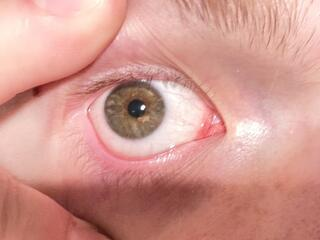
#> input picture app-tests/pico-w-test-script/eye.jpg, 320 x 240 px; its folder holds only this picture in this run
$ python -i 3dtracker_test.py   (imports and definitions only)
#> lines starting #> are read from the running program, lines starting #| are printed output that depends on the picture; after the words box and inside, x2 and y2 are one past the last pixel; in counts of white or black regions, pixels touching at a corner belong together
#> further down, picture is the input picture: shape (240, 320, 3); mean B, G, R 143.4, 152.5, 209.5
import cv2
import random
import math
import numpy as np
import os
import tkinter as tk
from tkinter import ttk, filedialog
import sys
import time

try:
    import gl_sphere
    GL_SPHERE_AVAILABLE = True
except ImportError:
    GL_SPHERE_AVAILABLE = False
    print("gl_sphere module not found. OpenGL rendering will be disabled.")

ray_lines = []
model_centers = []
max_rays = 100
prev_model_center_avg = (320,240)
max_observed_distance = 0  # Initialize adaptive radius

# Function to detect available cameras
# [8 lines left out: function detect_cameras, not called in this run]

# Crop the image to maintain a specific aspect ratio (width:height) before resizing.
def crop_to_aspect_ratio(image, width=640, height=480):
#> called with width = 640, height = 480
    current_height, current_width = image.shape[:2]
    desired_ratio = width / height
    current_ratio = current_width / current_height

    if current_ratio > desired_ratio:
        # Current image is too wide
        new_width = int(desired_ratio * current_height)
        offset = (current_width - new_width) // 2
        cropped_img = image[:, offset:offset + new_width]
    else:
        # Current image is too tall
        new_height = int(current_width / desired_ratio)
        offset = (current_height - new_height) // 2
        cropped_img = image[offset:offset + new_height, :]

    return cv2.resize(cropped_img, (width, height))

# Apply thresholding to an image
def apply_binary_threshold(image, darkestPixelValue, addedThreshold):
    threshold = darkestPixelValue + addedThreshold
    _, thresholded_image = cv2.threshold(image, threshold, 255, cv2.THRESH_BINARY_INV)
    return thresholded_image

# Finds a square area of dark pixels in the image
def get_darkest_area(image):
    ignoreBounds = 20
    imageSkipSize = 10
    searchArea = 20
    internalSkipSize = 5

    gray = cv2.cvtColor(image, cv2.COLOR_BGR2GRAY)
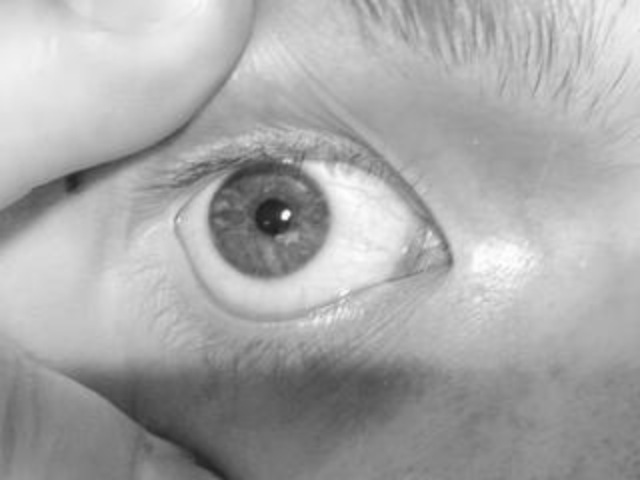
#> gray: shape (480, 640); min 30, max 254, mean 168.5
    min_sum = float('inf')
    darkest_point = None

    for y in range(ignoreBounds, gray.shape[0] - ignoreBounds, imageSkipSize):
        for x in range(ignoreBounds, gray.shape[1] - ignoreBounds, imageSkipSize):
            current_sum = 0
            num_pixels = 0
            for dy in range(0, searchArea, internalSkipSize):
                if y + dy >= gray.shape[0]:
                    break
                for dx in range(0, searchArea, internalSkipSize):
                    if x + dx >= gray.shape[1]:
                        break
                    current_sum += gray[y + dy][x + dx]
                    num_pixels += 1

            if current_sum < min_sum and num_pixels > 0:
                min_sum = current_sum
                darkest_point = (x + searchArea // 2, y + searchArea // 2)
#> after the loop, darkest_point = (270, 220); min_sum = 704

    return darkest_point

# Mask all pixels outside a square defined by center and size
def mask_outside_square(image, center, size):
    x, y = center
    half_size = size // 2

    mask = np.zeros_like(image)
    top_left_x = max(0, x - half_size)
    top_left_y = max(0, y - half_size)
    bottom_right_x = min(image.shape[1], x + half_size)
    bottom_right_y = min(image.shape[0], y + half_size)
    mask[top_left_y:bottom_right_y, top_left_x:bottom_right_x] = 255
    return cv2.bitwise_and(image, mask)

def optimize_contours_by_angle(contours, image):
    if len(contours) < 1:
        return contours

    # Holds the candidate points
    all_contours = np.concatenate(contours[0], axis=0)

    # Set spacing based on size of contours
    spacing = int(len(all_contours)/25)  # Spacing between sampled points

    # Temporary array for result
    filtered_points = []

    # Calculate centroid of the original contours
    centroid = np.mean(all_contours, axis=0)

    # Create an image of the same size as the original image
    point_image = image.copy()

    skip = 0

    # Loop through each point in the all_contours array
    for i in range(0, len(all_contours), 1):

        # Get three points: current point, previous point, and next point
        current_point = all_contours[i]
        prev_point = all_contours[i - spacing] if i - spacing >= 0 else all_contours[-spacing]
        next_point = all_contours[i + spacing] if i + spacing < len(all_contours) else all_contours[spacing]

        # Calculate vectors between points
        vec1 = prev_point - current_point
        vec2 = next_point - current_point

        with np.errstate(invalid='ignore'):
            # Calculate angles between vectors
            angle = np.arccos(np.dot(vec1, vec2) / (np.linalg.norm(vec1) * np.linalg.norm(vec2)))


        # Calculate vector from current point to centroid
        vec_to_centroid = centroid - current_point

        # Check if angle is oriented towards centroid
        # Calculate the cosine of the desired angle threshold (e.g., 80 degrees)
        cos_threshold = np.cos(np.radians(60))  # Convert angle to radians

        if np.dot(vec_to_centroid, (vec1+vec2)/2) >= cos_threshold:
            filtered_points.append(current_point)

    return np.array(filtered_points, dtype=np.int32).reshape((-1, 1, 2))

# Returns the largest contour that is not extremely long or tall
def filter_contours_by_area_and_return_largest(contours, pixel_thresh, ratio_thresh):
    max_area = 0
    largest_contour = None

    for contour in contours:
        area = cv2.contourArea(contour)
        if area >= pixel_thresh:
            x, y, w, h = cv2.boundingRect(contour)
            length_to_width_ratio = max(w / h, h / w)
            if length_to_width_ratio <= ratio_thresh:
                if area > max_area:
                    max_area = area
                    largest_contour = contour

    return [largest_contour] if largest_contour is not None else []
#Fits an ellipse to the optimized contours and draws it on the image.
# [15 lines left out: function fit_and_draw_ellipses, not called in this run]

#checks how many pixels in the contour fall under a slightly thickened ellipse
#also returns that number of pixels divided by the total pixels on the contour border
#assists with checking ellipse goodness
def check_contour_pixels(contour, image_shape, debug_mode_on):
    # Check if the contour can be used to fit an ellipse (requires at least 5 points)
    if len(contour) < 5:
        return [0, 0]  # Not enough points to fit an ellipse

    # Create an empty mask for the contour
    contour_mask = np.zeros(image_shape, dtype=np.uint8)
    # Draw the contour on the mask, filling it
    cv2.drawContours(contour_mask, [contour], -1, (255), 1)

    # Fit an ellipse to the contour and create a mask for the ellipse
    ellipse_mask_thick = np.zeros(image_shape, dtype=np.uint8)
    ellipse_mask_thin = np.zeros(image_shape, dtype=np.uint8)
    ellipse = cv2.fitEllipse(contour)

    # Draw the ellipse with a specific thickness
    cv2.ellipse(ellipse_mask_thick, ellipse, (255), 10) #capture more for absolute
    cv2.ellipse(ellipse_mask_thin, ellipse, (255), 4) #capture fewer for ratio

    # Calculate the overlap of the contour mask and the thickened ellipse mask
    overlap_thick = cv2.bitwise_and(contour_mask, ellipse_mask_thick)
    overlap_thin = cv2.bitwise_and(contour_mask, ellipse_mask_thin)

    # Count the number of non-zero (white) pixels in the overlap
    absolute_pixel_total_thick = np.sum(overlap_thick > 0)#compute with thicker border
    absolute_pixel_total_thin = np.sum(overlap_thin > 0)#compute with thicker border

    # Compute the ratio of pixels under the ellipse to the total pixels on the contour border
    total_border_pixels = np.sum(contour_mask > 0)

    ratio_under_ellipse = absolute_pixel_total_thin / total_border_pixels if total_border_pixels > 0 else 0

    return [absolute_pixel_total_thick, ratio_under_ellipse, overlap_thin]

#outside of this method, select the ellipse with the highest percentage of pixels under the ellipse
#TODO for efficiency, work with downscaled or cropped images
def check_ellipse_goodness(binary_image, contour, debug_mode_on):
    ellipse_goodness = [0,0,0] #covered pixels, edge straightness stdev, skewedness
    # Check if the contour can be used to fit an ellipse (requires at least 5 points)
    if len(contour) < 5:
        print("length of contour was 0")
        return 0  # Not enough points to fit an ellipse

    # Fit an ellipse to the contour
    ellipse = cv2.fitEllipse(contour)

    # Create a mask with the same dimensions as the binary image, initialized to zero (black)
    mask = np.zeros_like(binary_image)

    # Draw the ellipse on the mask with white color (255)
    cv2.ellipse(mask, ellipse, (255), -1)

    # Calculate the number of pixels within the ellipse
    ellipse_area = np.sum(mask == 255)

    # Calculate the number of white pixels within the ellipse
    covered_pixels = np.sum((binary_image == 255) & (mask == 255))

    # Calculate the percentage of covered white pixels within the ellipse
    if ellipse_area == 0:
        print("area was 0")
        return ellipse_goodness  # Avoid division by zero if the ellipse area is somehow zero

    #percentage of covered pixels to number of pixels under area
    ellipse_goodness[0] = covered_pixels / ellipse_area

    #skew of the ellipse (less skewed is better?) - may not need this
    axes_lengths = ellipse[1]  # This is a tuple (minor_axis_length, major_axis_length)
    major_axis_length = axes_lengths[1]
    minor_axis_length = axes_lengths[0]
    ellipse_goodness[2] = min(ellipse[1][1]/ellipse[1][0], ellipse[1][0]/ellipse[1][1])

    return ellipse_goodness

# Process frames for pupil detection
def process_frames(thresholded_image_strict, thresholded_image_medium, thresholded_image_relaxed, frame, gray_frame, darkest_point, debug_mode_on, render_cv_window):
    global ray_lines
    global max_rays
    global prev_model_center_avg
    global max_observed_distance

    kernel_size = 5
    kernel = np.ones((kernel_size, kernel_size), np.uint8)

    dilated_image = cv2.dilate(thresholded_image_medium, kernel, iterations=2)
    contours, _ = cv2.findContours(dilated_image, cv2.RETR_EXTERNAL, cv2.CHAIN_APPROX_SIMPLE)
    reduced_contours = filter_contours_by_area_and_return_largest(contours, 1000, 3)

    final_rotated_rect = ((0,0),(0,0),0)

    image_array = [thresholded_image_relaxed, thresholded_image_medium, thresholded_image_strict] #holds images
    name_array = ["relaxed", "medium", "strict"] #for naming windows
    final_image = image_array[0] #holds return array
    final_contours = [] #holds final contours
    ellipse_reduced_contours = [] #holds an array of the best contour points from the fitting process
    goodness = 0 #goodness value for best ellipse
    best_array = 0
    kernel_size = 5  # Size of the kernel (5x5)
    kernel = np.ones((kernel_size, kernel_size), np.uint8)
    gray_copy1 = gray_frame.copy()
    gray_copy2 = gray_frame.copy()
    gray_copy3 = gray_frame.copy()
    gray_copies = [gray_copy1, gray_copy2, gray_copy3]
    final_goodness = 0

    #iterate through binary images and see which fits the ellipse best
    for i in range(1,4):
        # Dilate the binary image
        dilated_image = cv2.dilate(image_array[i-1], kernel, iterations=2)#medium

        # Find contours
        contours, hierarchy = cv2.findContours(dilated_image, cv2.RETR_EXTERNAL, cv2.CHAIN_APPROX_SIMPLE)

        # Create an empty image to draw contours
        contour_img2 = np.zeros_like(dilated_image)
        reduced_contours = filter_contours_by_area_and_return_largest(contours, 1000, 3)

        #initialize variables
        center_x, center_y = None, None

        if len(reduced_contours) > 0 and len(reduced_contours[0]) > 5:
            current_goodness = check_ellipse_goodness(dilated_image, reduced_contours[0], debug_mode_on)
            ellipse = cv2.fitEllipse(reduced_contours[0])
            center_x, center_y = map(int, ellipse[0])
            if debug_mode_on: #show contours
                cv2.imshow(name_array[i-1] + " threshold", gray_copies[i-1])

            #in total pixels, first element is pixel total, next is ratio
            total_pixels = check_contour_pixels(reduced_contours[0], dilated_image.shape, debug_mode_on)

            cv2.ellipse(gray_copies[i-1], ellipse, (255, 0, 0), 2)  # Draw with specified color and thickness of 2
            font = cv2.FONT_HERSHEY_SIMPLEX  # Font type

            final_goodness = current_goodness[0]*total_pixels[0]*total_pixels[0]*total_pixels[1]

        if final_goodness > 0 and final_goodness > goodness:
            goodness = final_goodness
            ellipse_reduced_contours = total_pixels[2]
            best_image = image_array[i-1]
            final_contours = reduced_contours
            final_image = dilated_image

    test_frame = frame.copy()

    final_contours = [optimize_contours_by_angle(final_contours, gray_frame)]

    final_rotated_rect = None

    if final_contours and not isinstance(final_contours[0], list) and len(final_contours[0] > 5):
        ellipse = cv2.fitEllipse(final_contours[0])
        final_rotated_rect = ellipse

        # Store the new ray in the list
        ray_lines.append(final_rotated_rect)
        # **Prune rays if list exceeds max_rays**
        if len(ray_lines) > max_rays:
            num_to_remove = len(ray_lines) - max_rays
            ray_lines = ray_lines[num_to_remove:]  # Keep only the last `max_rays` elements

    model_center_average = (320,240)

    model_center = compute_average_intersection(frame, ray_lines, 5, 1500, 5)
    if model_center is not None:
        model_center_average = update_and_average_point(model_centers, model_center, 200)

    if model_center_average[0] == 320:
        model_center_average = prev_model_center_avg
    if model_center_average[0] != 0:
        prev_model_center_avg = model_center_average

    # Example safety check
    if center_x is None or center_y is None or model_center_average[0] is None or model_center_average[1] is None:
        return  # or skip this frame

    # Calculate the distance only if model_centers has at least 100 values
    if len(model_centers) >= 100 and center_x is not None:
        distance = math.sqrt((center_x - model_center_average[0]) ** 2 + (center_y - model_center_average[1]) ** 2)
        if distance > max_observed_distance:
            max_observed_distance = distance

    max_observed_distance = 202

    # Draw reference lines/ellipses
    cv2.circle(frame, model_center_average, int(max_observed_distance), (255, 50, 50), 2)  # Draw eye sphere (circle)
    cv2.circle(frame, model_center_average, 8, (255, 255, 0), -1)  # Draw eye center


    if final_rotated_rect is not None and center_x is not None and center_y is not None:
        cv2.line(frame, model_center_average, (center_x, center_y), (255, 150, 50), 2)  # # Draw line from eye center to ellipse center

    cv2.ellipse(frame, final_rotated_rect, (20, 255, 255), 2) #draw final ellipse on image

    # Calculate the extended endpoint of gaze line
    if final_rotated_rect is not None and center_x is not None and center_y is not None:
        # Compute the vector from model_center_average to center_x, center_y
        dx = center_x - model_center_average[0]
        dy = center_y - model_center_average[1]

        # Scale the vector by 1.2x
        extended_x = int(model_center_average[0] + 2 * dx)
        extended_y = int(model_center_average[1] + 2 * dy)

        # Draw the extended gaze line
        cv2.line(frame, (center_x, center_y), (extended_x, extended_y), (200, 255, 0), 3)


    if render_cv_window:
        cv2.imshow("Best Thresholded Image Contours on Frame", frame)


    if GL_SPHERE_AVAILABLE:
        gl_image = gl_sphere.update_sphere_rotation(center_x, center_y, model_center_average[0], model_center_average[1])
    #cv2.circle(frame, (center_x, center_y), 22, (255, 255, 0), -1)  # Draw intersection center

    # Call the function
    center, direction = compute_gaze_vector(center_x, center_y, model_center_average[0], model_center_average[1])

    if center is not None and direction is not None:
        origin_text = f"Origin: ({center[0]:.2f}, {center[1]:.2f}, {center[2]:.2f})"
        dir_text    = f"Direction: ({direction[0]:.2f}, {direction[1]:.2f}, {direction[2]:.2f})"

        # Set bottom-left corner for drawing text
        text_origin = (12, frame.shape[0] - 38)  # 40 pixels from bottom
        text_dir    = (12, frame.shape[0] - 13)  # 15 pixels from bottom
        text_origin2 = (10, frame.shape[0] - 40)  # 40 pixels from bottom
        text_dir2    = (10, frame.shape[0] - 15)  # 15 pixels from bottom

        # Draw shadow text on the frame
        cv2.putText(frame, origin_text, text_origin, cv2.FONT_HERSHEY_SIMPLEX, 0.5, (0, 0, 0), 3)
        cv2.putText(frame, dir_text, text_dir, cv2.FONT_HERSHEY_SIMPLEX, 0.5, (0, 0, 0), 3)
        # Draw text on the frame
        cv2.putText(frame, origin_text, text_origin2, cv2.FONT_HERSHEY_SIMPLEX, 0.5, (0, 255, 0), 2)
        cv2.putText(frame, dir_text, text_dir2, cv2.FONT_HERSHEY_SIMPLEX, 0.5, (0, 255, 0), 2)

    if center is not None and direction is not None:
        print(f"Sphere Center:   ({center[0]:.3f}, {center[1]:.3f}, {center[2]:.3f})")
        print(f"Gaze Direction:  ({direction[0]:.3f}, {direction[1]:.3f}, {direction[2]:.3f})")
    else:
        print("No valid intersection found.")

    cv2.imshow("Frame with Ellipse and Rays", frame)

    if GL_SPHERE_AVAILABLE:
        if gl_image is not None:
            blended = cv2.addWeighted(frame, 0.6, gl_image, 0.4, 0)
            cv2.imshow("Eye Tracker + Sphere", blended)

    return final_rotated_rect

def update_and_average_point(point_list, new_point, N):
    """
    Adds a new point to the list, keeps only the last N points,
    and returns the average of those points.

    Parameters:
    - point_list: Global list storing past points [(x1, y1), (x2, y2), ...]
    - new_point: Tuple (x, y) representing the new point to add.
    - N: Maximum number of points to keep in the list.

    Returns:
    - (avg_x, avg_y): The average point as a tuple of integers.
    - None if the list is empty.
    """
    point_list.append(new_point)  # Add new point

    if len(point_list) > N:
        point_list.pop(0)  # Remove the oldest point to maintain size N

    if not point_list:
        return None  # No points available

    avg_x = int(np.mean([p[0] for p in point_list]))
    avg_y = int(np.mean([p[1] for p in point_list]))

    return (avg_x, avg_y)

# [29 lines left out: function draw_orthogonal_ray, not called in this run]

stored_intersections = []  # Stores all past intersections

def compute_average_intersection(frame, ray_lines, N, M, spacing):
    """
    Selects N random lines from the list, highlights them in red on the frame,
    computes their intersections, stores them, and prunes stored intersections when exceeding M.

    Parameters:
    - frame: The OpenCV frame to draw on.
    - ray_lines: List of ellipse tuples ((cx, cy), (major_axis, minor_axis), angle).
    - N: Number of random lines to select for intersection calculation.
    - M: Maximum number of stored intersections before pruning.

    Returns:
    - (avg_x, avg_y): Average intersection point of selected lines.
    """
    global stored_intersections

    if len(ray_lines) < 2 or N < 2:
        return (0, 0)  # Need at least 2 lines to find intersections

    # Get frame dimensions dynamically
    height, width = frame.shape[:2]

    # Select N unique random lines
    selected_lines = random.sample(ray_lines, min(N, len(ray_lines)))

    intersections = []

    # Highlight selected rays in red
    #for ray in selected_lines:
    #    draw_orthogonal_ray(frame, ray, color=(0, 0, 255), thickness=2)  # Red lines

    # Compute intersections for each pair of selected lines
    for i in range(len(selected_lines) - 1):
        line1 = selected_lines[i]
        line2 = selected_lines[i + 1]

        angle1 = line1[2]  # Extract angle from ellipse tuple
        angle2 = line2[2]  # Extract angle from ellipse tuple

        if abs(angle1 - angle2) >= 2:  # Ensure lines differ by at least 2 degrees
            intersection = find_line_intersection(line1, line2)

            # Ensure the intersection is within the frame bounds before adding
            if intersection and (0 <= intersection[0] < width) and (0 <= intersection[1] < height):
                intersections.append(intersection)
                stored_intersections.append(intersection)  # Store valid intersections
        #else:
        #    print(f"Skipped intersection: Angle difference too small ({abs(angle1 - angle2):.2f}°)")

    # Prune intersections if stored list exceeds M
    if len(stored_intersections) > M:
        stored_intersections = prune_intersections(stored_intersections, M)

    # Draw all stored intersections on the frame
    #for pt in stored_intersections:
    #    cv2.circle(frame, pt, 3, (255, 255, 255), -1)  # White dot for every past intersection

    if not intersections:
        return None  # No valid intersections found

    # Compute the average intersection point
    avg_x = np.mean([pt[0] for pt in stored_intersections])
    avg_y = np.mean([pt[1] for pt in stored_intersections])


    return (int(avg_x), int(avg_y))

#Removes the oldest intersections to ensure only the last M intersections remain.
# [201 lines left out: functions prune_intersections, find_line_intersection, compute_gaze_vector, not called in this run]

# Finds the pupil in an individual frame and returns the center point
def process_frame(frame):

    # Crop and resize frame
    frame = crop_to_aspect_ratio(frame)

    #find the darkest point
    darkest_point = get_darkest_area(frame)
#> darkest_point = (270, 220)

    # Convert to grayscale to handle pixel value operations
    gray_frame = cv2.cvtColor(frame, cv2.COLOR_BGR2GRAY)
    darkest_pixel_value = gray_frame[darkest_point[1], darkest_point[0]]
#> darkest_pixel_value = 47

    # apply thresholding operations at different levels
    # at least one should give us a good ellipse segment
    thresholded_image_strict = apply_binary_threshold(gray_frame, darkest_pixel_value, 5)#lite
#> in apply_binary_threshold, `threshold = darkestPixelValue + addedThreshold`: threshold = 52
#> in apply_binary_threshold, `_, thresholded_image = cv2.threshold(image, threshold, 255, cv2.THRESH..`:
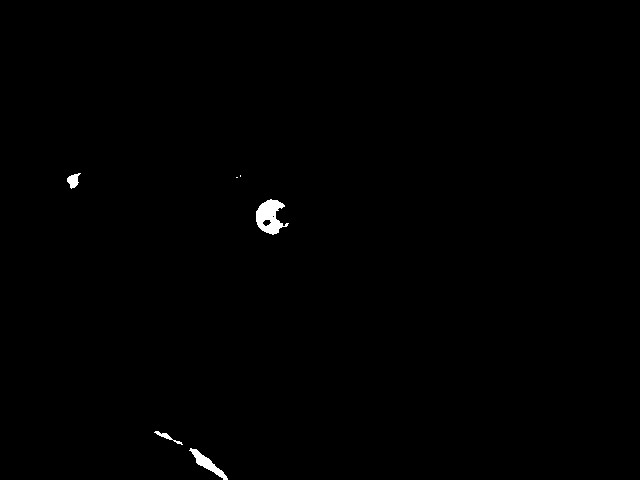
#> thresholded_image: shape (480, 640); 0.4% white; 6 white regions (2 under 20 px), largest, box (x1, y1, x2, y2) and area: (256, 199, 289, 235) 674, (189, 448, 228, 480) 341, (67, 173, 81, 189) 127, (154, 431, 183, 445) 89
    thresholded_image_strict = mask_outside_square(thresholded_image_strict, darkest_point, 250)
#> in mask_outside_square, `x, y = center`: x = 270; y = 220
#> (the rest of the program and of its run is left out)
